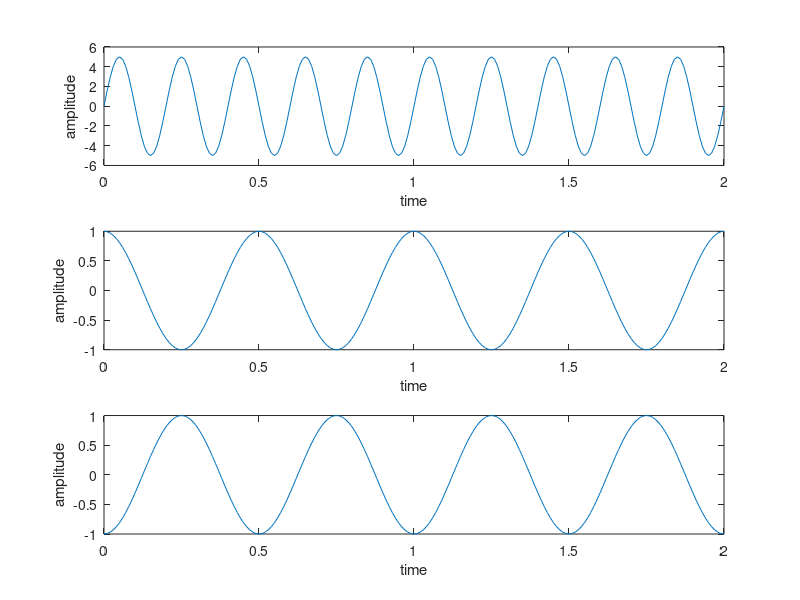

Here is the MATLAB script that generated this plot: (Note: this script raises an error after producing the figure.)
clear all
t=0:0.01:2; %time in sec(0.01=sampling time=1/fs),where fs is sampling frequency 
a= 5; %amplitude
f=5;  %frequency
y=a*sin(2*pi*f*t); %sinosoidal wave
subplot(3,1,1)


plot(t,y)

xlabel('time')
ylabel('amplitude')


t=0:0.01:2;
a= 1;
f=2;
y=a*cos(2*pi*f*t); %cosine wave
subplot(3,1,2)
plot(t,y)
xlabel('time')
ylabel('amplitude')
y=a*cos(2*pi*f*t-pi); %phase shift of pi
subplot(3,1,3);
plot(t,y)
xlabel('time')
ylabel('amplitude')
figure(2)
spectrogram(y,'yaxis')
